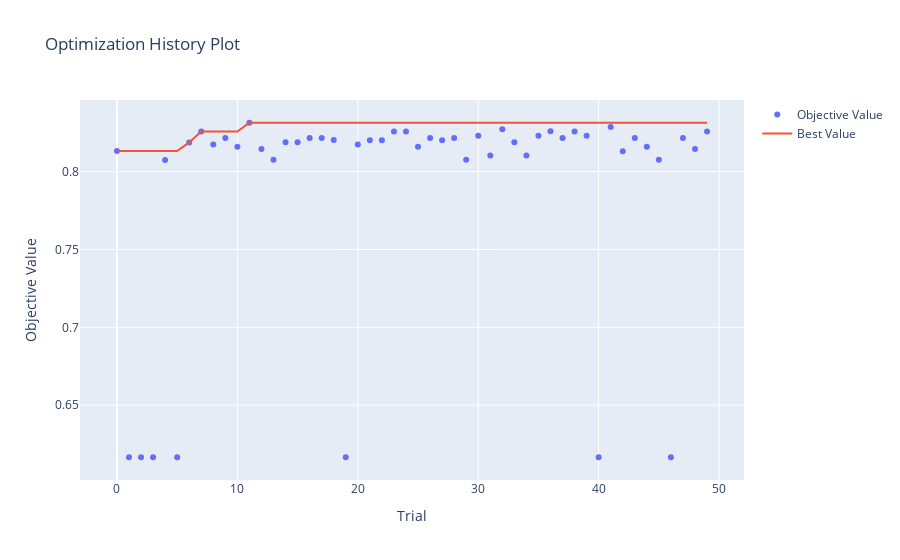
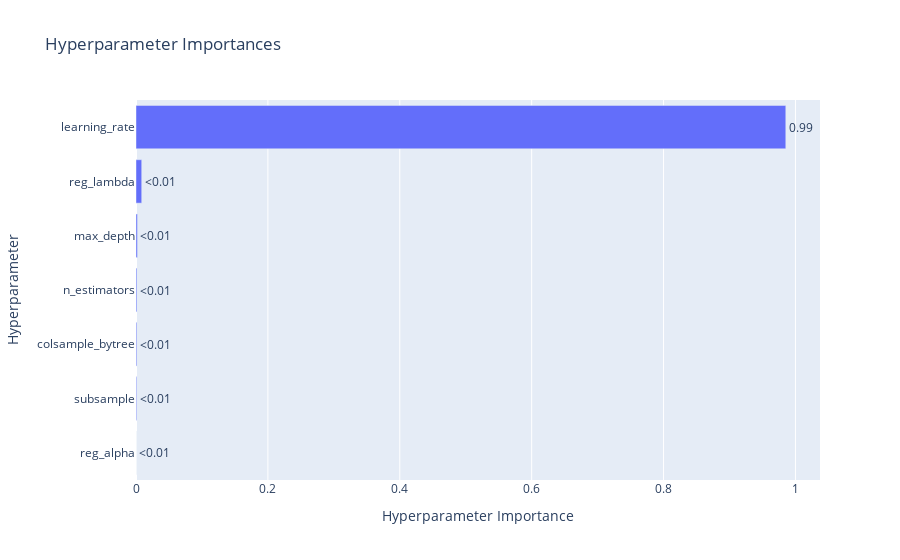
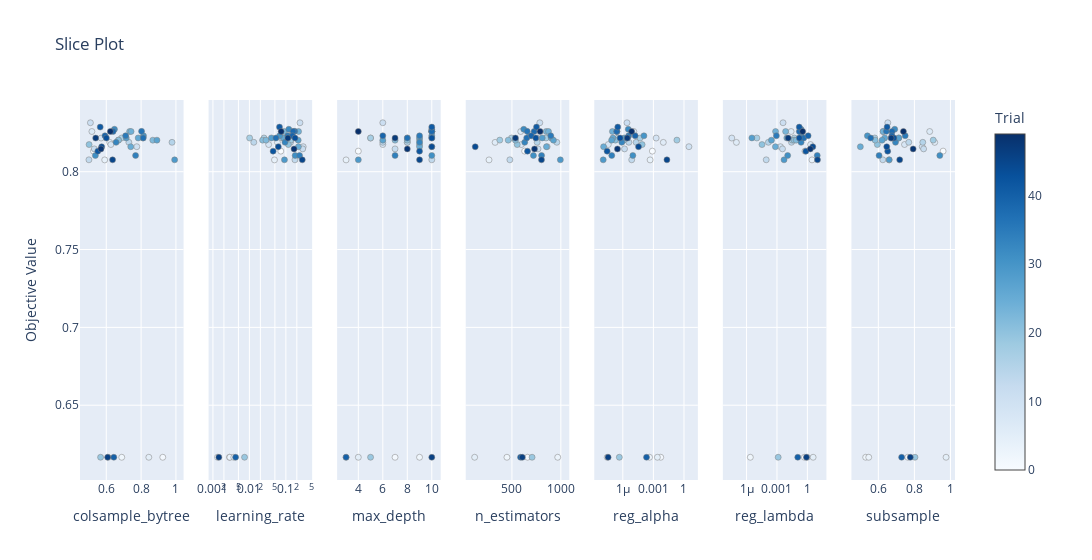

Notebook cell for these charts, in order:
### Code cell
# --- 6. Visualizzazione Avanzata ---
from optuna.visualization import plot_optimization_history, plot_param_importances, plot_slice

# A. Storia dell'ottimizzazione
# Vediamo se il modello sta migliorando nel tempo
fig1 = plot_optimization_history(study)
fig1.show()

# B. Importanza degli Iperparametri
# Quale parametro impatta di più l'accuratezza? (Spesso è il Learning Rate)
fig2 = plot_param_importances(study)
fig2.show()

# C. Slice Plot
# Vediamo dove si concentrano i punti migliori per ogni parametro
fig3 = plot_slice(study)
fig3.show()
